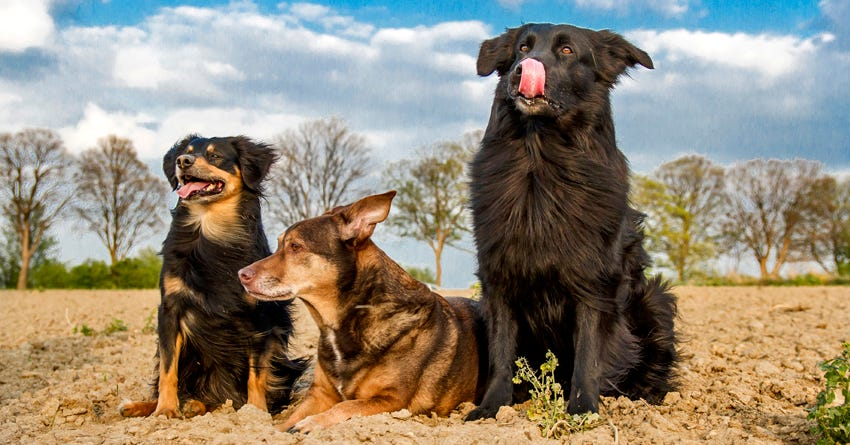
#> input picture ObjectDetection/Old/input.jpg, 850 x 445 px
$ jupyter execute 1_program.ipynb   (shell and % lines are left out)
#> lines starting #> are read from the running program, lines starting #| are printed output that depends on the picture
[cell 1]
import matplotlib.pyplot as plt
from skimage import io, segmentation
from skimage.util import img_as_float

# Load image
image = img_as_float(io.imread('input.jpg'))

# Apply Felzenszwalb segmentation
segments = segmentation.felzenszwalb(
    image,
    scale=500,       # k parameter (higher=k means larger segments)
    sigma=0.8,       # Gaussian smoothing pre-processing
    min_size=50      # Minimum component size (enforced post-processing)
)
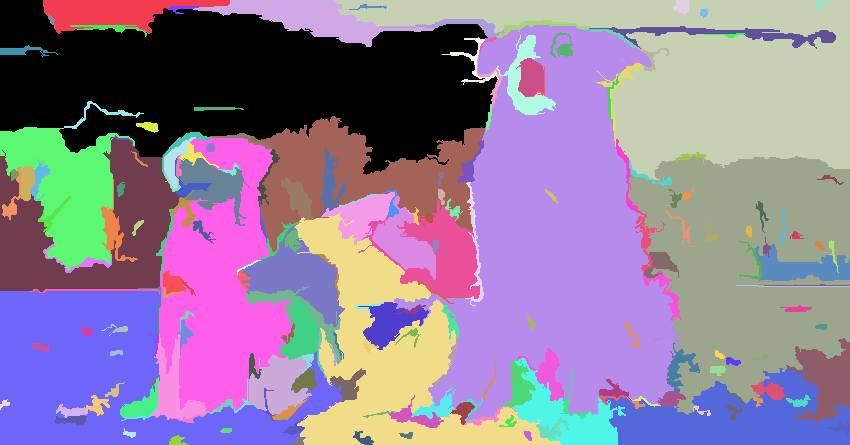
#> segments: shape (445, 850) int64; 203 distinct labels, from 0 to 202; one colour per label, 0 black

# Show results
fig, ax = plt.subplots(1, 2, figsize=(12,6))
ax[0].imshow(image)
ax[0].set_title('Original Image')
ax[1].imshow(segmentation.mark_boundaries(image, segments))
ax[1].set_title('Segmentation Boundaries')
plt.show()
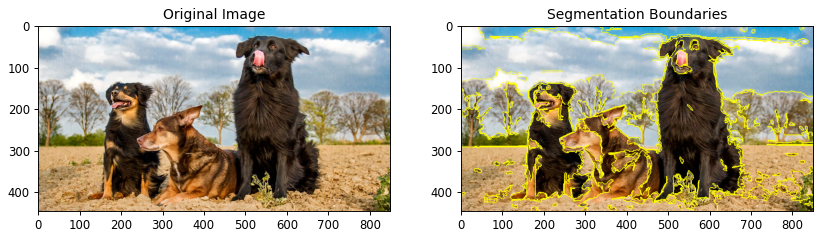
#> figure drawn by matplotlib, 2 panels
